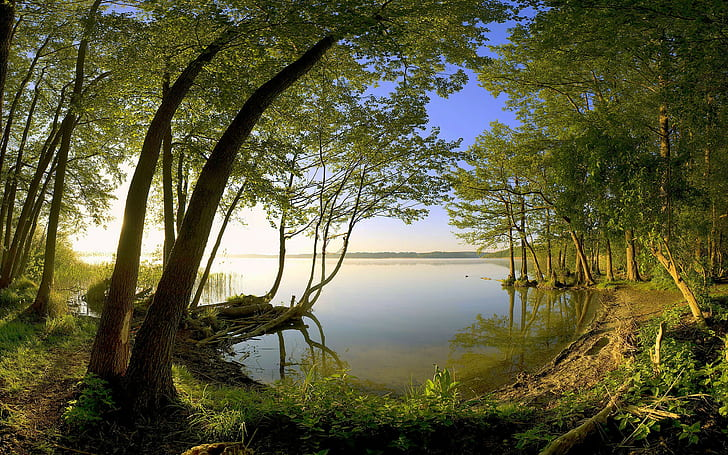
#> input picture gambar/natures.jpg, 728 x 455 px
$ python ad_basic_image.py
#> lines starting #> are read from the running program, lines starting #| are printed output that depends on the picture; after the words box and inside, x2 and y2 are one past the last pixel; in counts of white or black regions, pixels touching at a corner belong together
import cv2 as cv

img = img = cv.imread('gambar/natures.jpg')
#> img is the input picture: shape (455, 728, 3); mean B, G, R 59.6, 89.9, 90.3
cv.imshow('Gambar', img)

# Converting to grayscyle
gambar_gray = cv.cvtColor(img, cv.COLOR_BGR2GRAY)
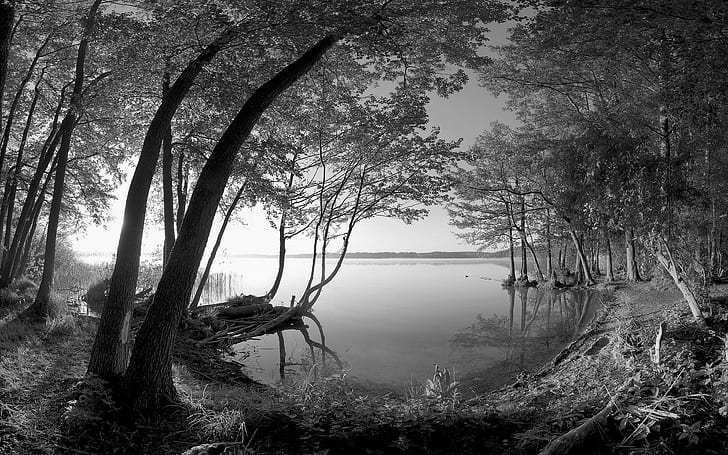
#> gambar_gray: shape (455, 728); min 0, max 255, mean 86.6
cv.imshow('Gambar Gray', gambar_gray)

# Blur
gambar_blur = cv.GaussianBlur(img, (7,7), cv.BORDER_DEFAULT)
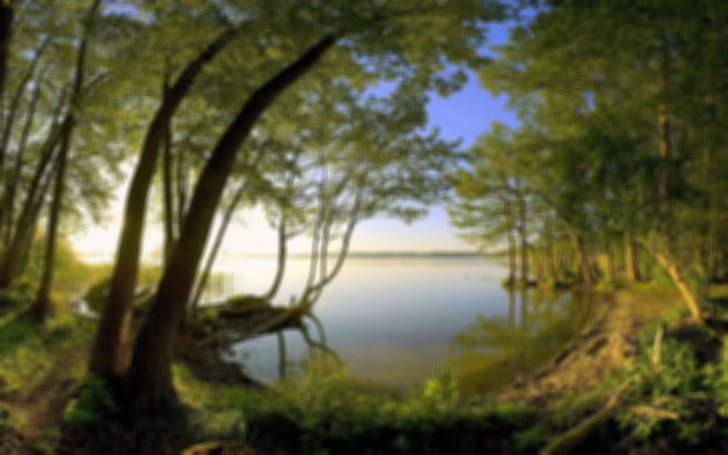
#> gambar_blur: shape (455, 728, 3); mean B, G, R 59.6, 89.9, 90.3
cv.imshow('Gambar Blur', gambar_blur)

# Edge Cascade
gambar_canny = cv.Canny(gambar_blur, 125, 175)
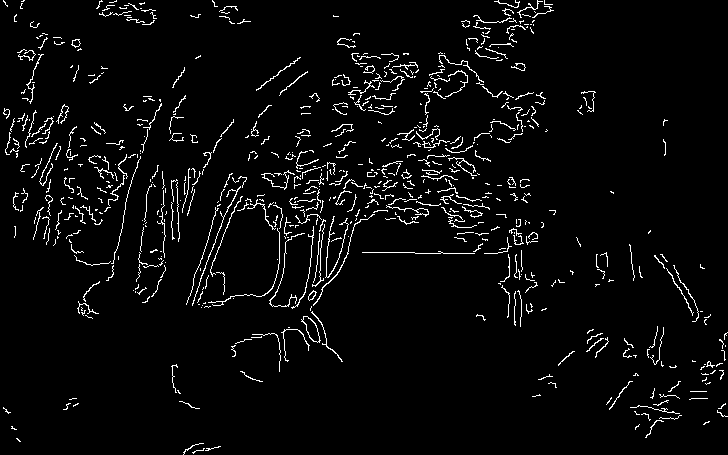
#> gambar_canny: shape (455, 728); 3.9% white in thin lines or dots
cv.imshow('Gambar Canny', gambar_canny)

# Dilating the Image
gambar_dilated = cv.dilate(gambar_canny, (7,7), iterations=3)
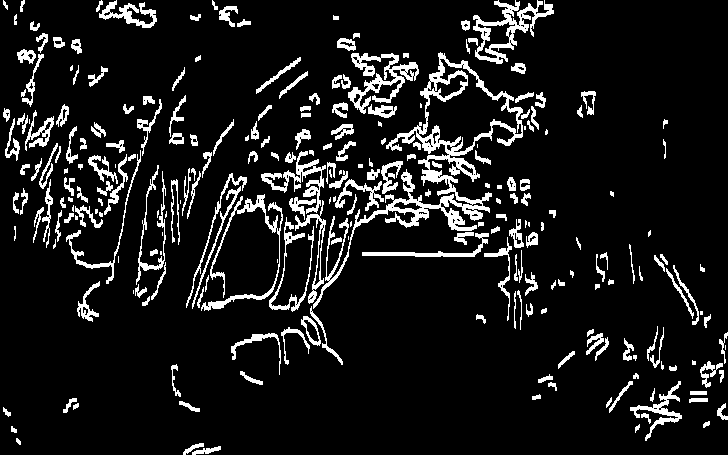
#> gambar_dilated: shape (455, 728); 10.2% white; 253 white regions (38 under 20 px), largest, box (x1, y1, x2, y2) and area: (313, 52, 523, 309) 5949, (473, 0, 554, 64) 1524, (348, 53, 419, 114) 1452
cv.imshow('Gambar dilating', gambar_dilated)

# Eroding
gambar_eroding = cv.erode(gambar_dilated, (7,7), iterations=3)
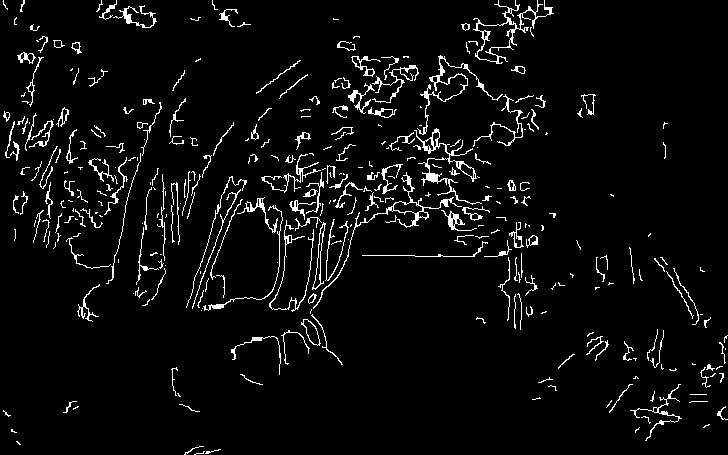
#> gambar_eroding: shape (455, 728); 4.7% white in thin lines or dots
cv.imshow('Gambar Eroded', gambar_eroding)

# Resize
gambar_resize = cv.resize(img, (500,500), interpolation=cv.INTER_CUBIC)
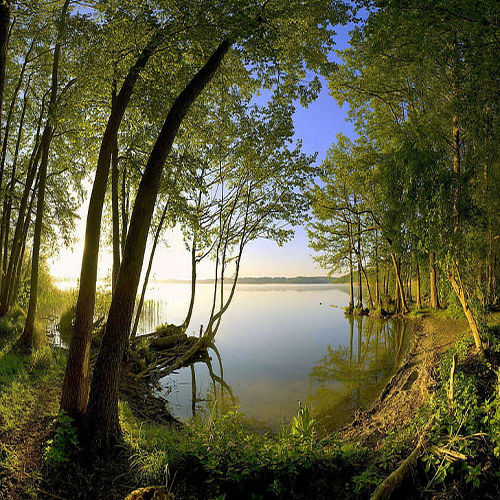
#> gambar_resize: shape (500, 500, 3); mean B, G, R 59.8, 89.9, 90.3
cv.imshow('Gambar resize', gambar_resize)

# Cropping
gambar_cropping = img[50:200, 200:400]
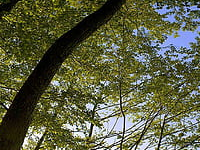
#> gambar_cropping: shape (150, 200, 3); mean B, G, R 66.8, 94.6, 91.5
cv.imshow('Gambar Cropping', gambar_cropping)


cv.waitKey(0)
